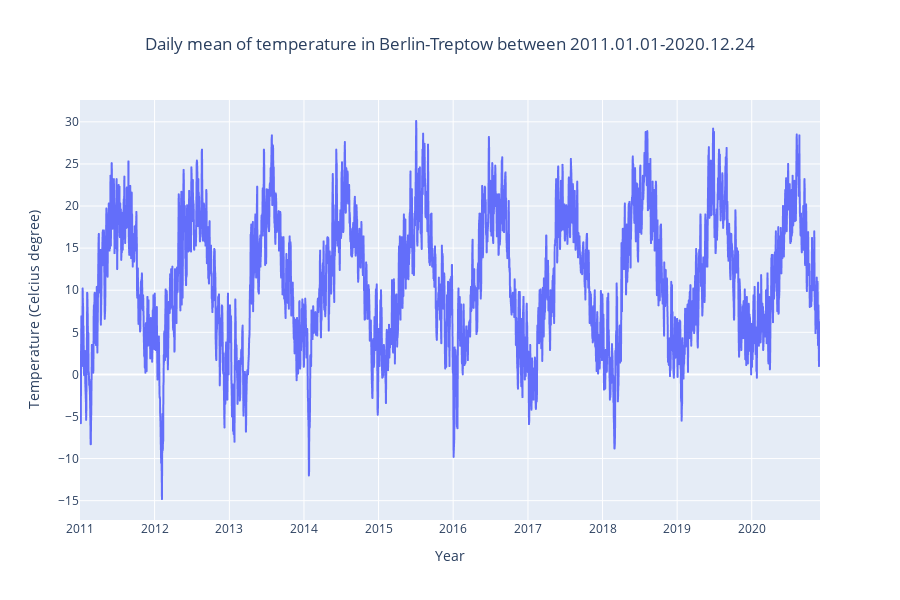

Notebook code cell kept with this figure:
### Markdown cell above
## 5. Visualizing Data - Trend, Seasonality, Remainder

### Code cell
fig1 = px.line(df, y=df["temperature"], 
               title="Daily mean of temperature in Berlin-Treptow between 2011.01.01-2020.12.24",
               labels={ # replaces default labels by column name
                "date": "Year",  "temperature": "Temperature (Celcius degree)"},
              )
fig1.update_layout(title_x=0.5, height=600)
fig1.show()

### Figure 1 — Plotly figure (JSON) as saved in the notebook; plotly's stock layout.template omitted (floating-point values rounded to 4 significant figures; data arrays with more than 128 entries replaced by an {"elided": "..."} marker saying what was removed)
{"data": [{"hovertemplate": "Year=%{x}<br>Temperature (Celcius degree)=%{y}<extra></extra>", "legendgroup": "", "line": {"color": "#636efa", "dash": "solid"}, "marker": {"symbol": "circle"}, "mode": "lines", "name": "", "showlegend": false, "type": "scattergl", "x": {"elided": "3622 str values"}, "xaxis": "x", "y": {"elided": "3622 float values"}, "yaxis": "y"}], "layout": {"height": 600, "legend": {"tracegroupgap": 0}, "title": {"text": "Daily mean of temperature in Berlin-Treptow between 2011.01.01-2020.12.24", "x": 0.5}, "xaxis": {"anchor": "y", "domain": [0, 1], "title": {"text": "Year"}}, "yaxis": {"anchor": "x", "domain": [0, 1], "title": {"text": "Temperature (Celcius degree)"}}}}
